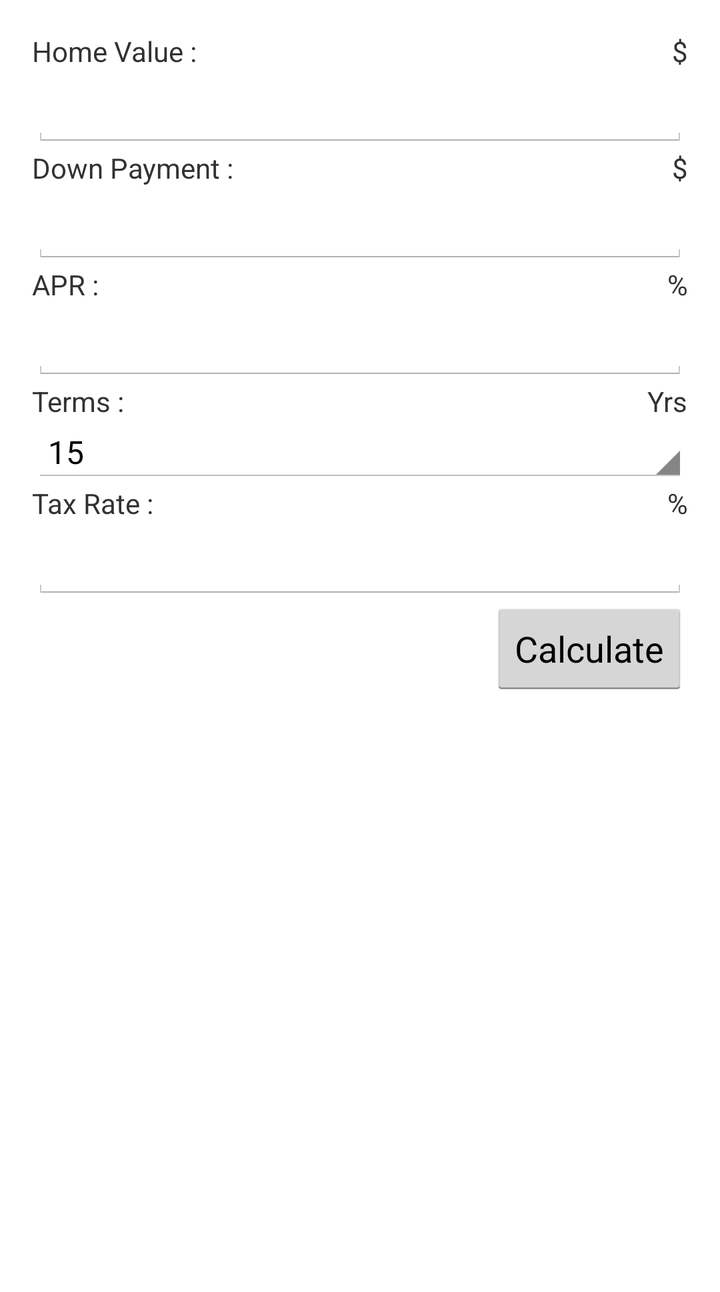
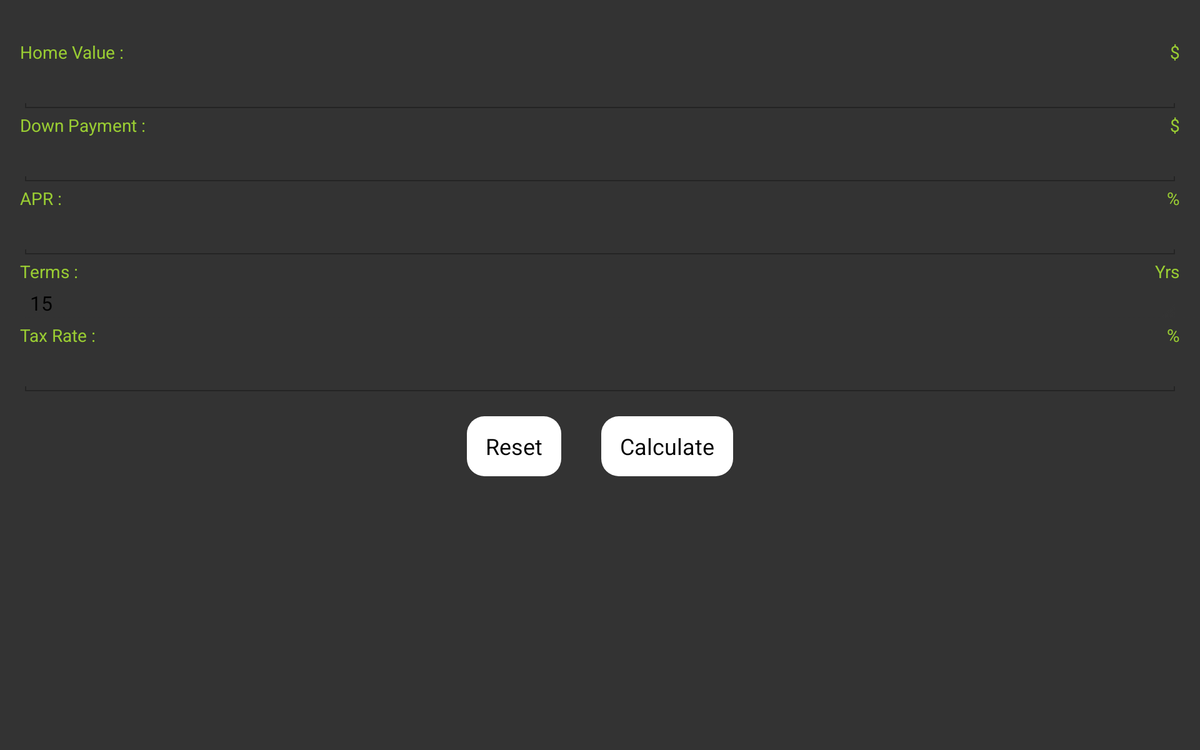

An Android layout and its configuration variant, each rendered on a device that would load it. The default file and the variant file are quoted in full after the pictures.
<!-- AndroidManifest.xml: application theme AppTheme -->
<!-- res/layout/activity_main.xml -->
<ScrollView xmlns:android="http://schemas.android.com/apk/res/android"
    xmlns:tools="http://schemas.android.com/tools"
    android:layout_width="fill_parent"
    android:layout_height="fill_parent">

<RelativeLayout
    android:layout_width="match_parent"
    android:layout_height="match_parent"
    android:paddingLeft="@dimen/activity_horizontal_margin"
    android:paddingRight="@dimen/activity_horizontal_margin"
    android:paddingTop="@dimen/activity_vertical_margin"
    android:paddingBottom="@dimen/activity_vertical_margin"
    tools:context=".MainActivity">

    
    <TextView
        android:id="@+id/home_value"
        android:layout_width="match_parent"
        android:layout_height="wrap_content"
        android:text="@string/home_value"/>

    <TextView
        android:layout_width="wrap_content"
        android:layout_height="wrap_content"
        android:layout_alignParentEnd="true"
        android:layout_alignEnd="@id/home_value"
        android:text="@string/dollar_sign"/>

    <EditText
        android:id="@+id/home_value_field"
        android:layout_width="match_parent"
        android:layout_height="wrap_content"
        android:layout_below="@id/home_value"
        android:inputType="numberDecimal"/>

    
    <TextView
        android:id="@+id/down_payment"
        android:layout_width="match_parent"
        android:layout_height="wrap_content"
        android:text="@string/down_payment"
        android:layout_below="@id/home_value_field"/>

    <TextView
        android:layout_width="wrap_content"
        android:layout_height="wrap_content"
        android:layout_alignParentEnd="true"
        android:layout_alignEnd="@id/down_payment"
        android:layout_below="@id/home_value_field"
        android:text="@string/dollar_sign"/>

    <EditText
        android:id="@+id/down_payment_field"
        android:layout_width="match_parent"
        android:layout_height="wrap_content"
        android:layout_below="@id/down_payment"
        android:inputType="numberDecimal"/>

    
    <TextView
        android:id="@+id/apr"
        android:layout_width="match_parent"
        android:layout_height="wrap_content"
        android:text="@string/apr"
        android:layout_below="@id/down_payment_field"/>

    <TextView
        android:layout_width="wrap_content"
        android:layout_height="wrap_content"
        android:layout_alignParentEnd="true"
        android:layout_alignEnd="@id/apr"
        android:layout_below="@id/down_payment_field"
        android:text="@string/percent_sign"/>

    <EditText
        android:id="@+id/apr_field"
        android:layout_width="match_parent"
        android:layout_height="wrap_content"
        android:layout_below="@id/apr"
        android:inputType="numberDecimal"/>

    
    <TextView
        android:id="@+id/terms"
        android:layout_width="match_parent"
        android:layout_height="wrap_content"
        android:text="@string/terms"
        android:layout_below="@id/apr_field"/>

    <TextView
        android:layout_width="wrap_content"
        android:layout_height="wrap_content"
        android:layout_alignParentEnd="true"
        android:layout_alignEnd="@id/terms"
        android:layout_below="@id/apr_field"
        android:text="@string/year_sign"/>

    <Spinner
        android:id="@+id/terms_spinner"
        android:layout_width="match_parent"
        android:layout_height="wrap_content"
        android:entries="@array/terms_array"
        android:prompt="@string/terms_prompt"
        android:layout_below="@id/terms"/>

    
    <TextView
        android:id="@+id/tax_rate"
        android:layout_width="match_parent"
        android:layout_height="wrap_content"
        android:text="@string/tax_rate"
        android:layout_below="@id/terms_spinner"/>

    <TextView
        android:layout_width="wrap_content"
        android:layout_height="wrap_content"
        android:layout_alignParentEnd="true"
        android:layout_alignEnd="@id/tax_rate"
        android:layout_below="@id/terms_spinner"
        android:text="@string/percent_sign"/>

    <EditText
        android:id="@+id/tax_rate_field"
        android:layout_width="match_parent"
        android:layout_height="wrap_content"
        android:layout_below="@id/tax_rate"
        android:inputType="numberDecimal"/>

    
    <Button
        android:id="@+id/calculate_button"
        android:layout_width="wrap_content"
        android:layout_height="wrap_content"
        android:text="@string/calculate_button"
        android:layout_below="@id/tax_rate_field"
        android:layout_alignParentEnd="true"/>

    

    <LinearLayout
        android:layout_width="match_parent"
        android:layout_height="match_parent"
        android:layout_below="@id/calculate_button">

        <include layout="@layout/result_part"/>

    </LinearLayout>

</RelativeLayout>
</ScrollView>
<!-- res/layout/result_part.xml (included above) -->
<?xml version="1.0" encoding="utf-8"?>
<RelativeLayout xmlns:android="http://schemas.android.com/apk/res/android"
    android:id="@+id/result_part"
    android:layout_width="match_parent"
    android:layout_height="match_parent"
    android:visibility="invisible">

    <TextView
        android:id="@+id/result_part_title"
        style="@style/result_title_style"
        android:layout_width="match_parent"
        android:layout_height="wrap_content"
        android:text="@string/result_part_title"/>

    
    <TextView
        android:id="@+id/total_tax_paid"
        android:layout_width="match_parent"
        android:layout_height="wrap_content"
        android:paddingTop="@dimen/activity_vertical_margin"
        android:text="@string/total_tax_paid"
        android:layout_below="@id/result_part_title"/>

    <TextView
        android:layout_width="wrap_content"
        android:layout_height="wrap_content"
        android:layout_alignParentEnd="true"
        android:layout_alignEnd="@id/total_tax_paid"
        android:paddingTop="@dimen/activity_vertical_margin"
        android:text="@string/dollar_sign"
        android:layout_below="@id/result_part_title"/>

    <EditText
        android:id="@+id/total_tax_paid_result"
        android:layout_width="match_parent"
        android:layout_height="wrap_content"
        android:layout_below="@id/total_tax_paid"/>

    
    <TextView
        android:id="@+id/total_interest_paid"
        android:layout_width="match_parent"
        android:layout_height="wrap_content"
        android:text="@string/total_interest_paid"
        android:layout_below="@id/total_tax_paid_result"/>

    <TextView
        android:layout_width="wrap_content"
        android:layout_height="wrap_content"
        android:layout_alignParentEnd="true"
        android:layout_alignEnd="@id/total_interest_paid"
        android:text="@string/dollar_sign"
        android:layout_below="@id/total_tax_paid_result"/>

    <EditText
        android:id="@+id/total_interest_paid_result"
        android:layout_width="match_parent"
        android:layout_height="wrap_content"
        android:layout_below="@id/total_interest_paid"/>

    
    <TextView
        android:id="@+id/monthly_payment"
        android:layout_width="match_parent"
        android:layout_height="wrap_content"
        android:text="@string/monthly_payment"
        android:layout_below="@id/total_interest_paid_result"/>

    <TextView
        android:layout_width="wrap_content"
        android:layout_height="wrap_content"
        android:layout_alignParentEnd="true"
        android:layout_alignEnd="@id/monthly_payment"
        android:text="@string/dollar_sign"
        android:layout_below="@id/total_interest_paid_result"/>

    <EditText
        android:id="@+id/monthly_payment_result"
        android:layout_width="match_parent"
        android:layout_height="wrap_content"
        android:layout_below="@id/monthly_payment"/>

    
    <TextView
        android:id="@+id/pay_off_date"
        android:layout_width="match_parent"
        android:layout_height="wrap_content"
        android:text="@string/pay_off_date"
        android:layout_below="@id/monthly_payment_result"/>

    <EditText
        android:id="@+id/pay_off_date_result"
        android:layout_width="match_parent"
        android:layout_height="wrap_content"
        android:layout_below="@id/pay_off_date"/>
</RelativeLayout>
<!-- resources referenced by this layout -->
<resources>
  <string-array name="terms_array">
          <item>15</item>
          <item>20</item>
          <item>25</item>
          <item>30</item>
          <item>40</item>
      </string-array>
  <dimen name="activity_horizontal_margin">16dp</dimen>
  <dimen name="activity_vertical_margin">16dp</dimen>
  <string name="apr">APR :</string>
  <string name="calculate_button">Calculate</string>
  <string name="dollar_sign">$</string>
  <string name="down_payment">Down Payment :</string>
  <string name="home_value">Home Value :</string>
  <string name="monthly_payment">Monthly Payment :</string>
  <string name="pay_off_date">Pay off Date :</string>
  <string name="percent_sign">%</string>
  <string name="result_part_title">Payment</string>
  <string name="tax_rate">Tax Rate :</string>
  <string name="terms">Terms :</string>
  <string name="terms_prompt">Choose a Year</string>
  <string name="total_interest_paid">Total Interest Paid :</string>
  <string name="total_tax_paid">Total Tax Paid :</string>
  <string name="year_sign">Yrs</string>
  <style name="result_title_style">
          <item name="android:textSize">24sp</item>
          <item name="android:textColor">@android:color/white</item>
          <item name="android:textStyle">bold</item>
      </style>
  <style name="AppTheme" parent="android:Theme.Holo.Light.DarkActionBar">
          
      </style>
</resources>
<!-- res/layout-large-land/activity_main.xml (the repository's variant of the layout above) -->
<!-- drawn on a 7-inch tablet turned sideways -->
<RelativeLayout xmlns:android="http://schemas.android.com/apk/res/android"
    xmlns:tools="http://schemas.android.com/tools"
    android:layout_width="fill_parent"
    android:layout_height="fill_parent"
    android:paddingLeft="@dimen/activity_horizontal_margin"
    android:paddingRight="@dimen/activity_horizontal_margin"
    android:paddingTop="@dimen/activity_vertical_margin_large"
    android:paddingBottom="@dimen/activity_vertical_margin"
    android:background="@color/background_dark_grey"
    tools:context=".MainActivity">

    
    <TextView
        android:id="@+id/home_value"
        android:layout_width="match_parent"
        android:layout_height="wrap_content"
        android:text="@string/home_value"
        android:textColor="@color/text_light_green"/>

    <TextView
        android:layout_width="wrap_content"
        android:layout_height="wrap_content"
        android:layout_alignParentEnd="true"
        android:layout_alignEnd="@id/home_value"
        android:text="@string/dollar_sign"
        android:textColor="@color/text_light_green"/>

    <EditText
        android:id="@+id/home_value_field"
        android:layout_width="match_parent"
        android:layout_height="wrap_content"
        android:layout_below="@id/home_value"
        android:inputType="numberDecimal"
        android:textColor="@android:color/white"/>

    
    <TextView
        android:id="@+id/down_payment"
        android:layout_width="match_parent"
        android:layout_height="wrap_content"
        android:text="@string/down_payment"
        android:layout_below="@id/home_value_field"
        android:textColor="@color/text_light_green"/>

    <TextView
        android:layout_width="wrap_content"
        android:layout_height="wrap_content"
        android:layout_alignParentEnd="true"
        android:layout_alignEnd="@id/down_payment"
        android:layout_below="@id/home_value_field"
        android:text="@string/dollar_sign"
        android:textColor="@color/text_light_green"/>

    <EditText
        android:id="@+id/down_payment_field"
        android:layout_width="match_parent"
        android:layout_height="wrap_content"
        android:layout_below="@id/down_payment"
        android:inputType="numberDecimal"
        android:textColor="@android:color/white"/>

    
    <TextView
        android:id="@+id/apr"
        android:layout_width="match_parent"
        android:layout_height="wrap_content"
        android:text="@string/apr"
        android:layout_below="@id/down_payment_field"
        android:textColor="@color/text_light_green"/>

    <TextView
        android:layout_width="wrap_content"
        android:layout_height="wrap_content"
        android:layout_alignParentEnd="true"
        android:layout_alignEnd="@id/apr"
        android:layout_below="@id/down_payment_field"
        android:text="@string/percent_sign"
        android:textColor="@color/text_light_green"/>

    <EditText
        android:id="@+id/apr_field"
        android:layout_width="match_parent"
        android:layout_height="wrap_content"
        android:layout_below="@id/apr"
        android:inputType="numberDecimal"
        android:textColor="@android:color/white"/>

    
    <TextView
        android:id="@+id/terms"
        android:layout_width="match_parent"
        android:layout_height="wrap_content"
        android:text="@string/terms"
        android:layout_below="@id/apr_field"
        android:textColor="@color/text_light_green"/>

    <TextView
        android:layout_width="wrap_content"
        android:layout_height="wrap_content"
        android:layout_alignParentEnd="true"
        android:layout_alignEnd="@id/terms"
        android:layout_below="@id/apr_field"
        android:text="@string/year_sign"
        android:textColor="@color/text_light_green"/>

    <Spinner
        android:id="@+id/terms_spinner"
        android:layout_width="match_parent"
        android:layout_height="wrap_content"
        android:entries="@array/terms_array"
        android:prompt="@string/terms_prompt"
        android:layout_below="@id/terms"
        android:textColor="@android:color/white"/>

    
    <TextView
        android:id="@+id/tax_rate"
        android:layout_width="match_parent"
        android:layout_height="wrap_content"
        android:text="@string/tax_rate"
        android:layout_below="@id/terms_spinner"
        android:textColor="@color/text_light_green"/>

    <TextView
        android:layout_width="wrap_content"
        android:layout_height="wrap_content"
        android:layout_alignParentEnd="true"
        android:layout_alignEnd="@id/tax_rate"
        android:layout_below="@id/terms_spinner"
        android:text="@string/percent_sign"
        android:textColor="@color/text_light_green"/>

    <EditText
        android:id="@+id/tax_rate_field"
        android:layout_width="match_parent"
        android:layout_height="wrap_content"
        android:layout_below="@id/tax_rate"
        android:inputType="numberDecimal"
        android:textColor="@android:color/white"/>

    <LinearLayout
        android:layout_width="match_parent"
        android:layout_height="wrap_content"
        android:orientation="horizontal"
        android:gravity="center_horizontal"
        android:id="@+id/buttons"
        android:layout_below="@id/tax_rate_field">

        
        <Button
            android:id="@+id/reset_button"
            android:layout_width="wrap_content"
            android:layout_height="wrap_content"
            android:layout_margin="@dimen/activity_horizontal_margin"
            android:text="@string/reset_button"
            android:background="@drawable/custom_button"/>

        
        <Button
            android:id="@+id/calculate_button"
            android:layout_width="wrap_content"
            android:layout_height="wrap_content"
            android:layout_margin="@dimen/activity_horizontal_margin"
            android:text="@string/calculate_button"
            android:background="@drawable/custom_button"/>

    </LinearLayout>

</RelativeLayout>
<!-- resources referenced by the variant -->
<!-- as a 7-inch tablet turned sideways resolves them -->
<resources>
  <string-array name="terms_array">
          <item>15</item>
          <item>20</item>
          <item>25</item>
          <item>30</item>
          <item>40</item>
      </string-array>
  <color name="background_dark_grey">#333333</color>
  <color name="text_light_green">#99CC33</color>
  <dimen name="activity_horizontal_margin">16dp</dimen>
  <dimen name="activity_vertical_margin">16dp</dimen>
  <dimen name="activity_vertical_margin_large">32dp</dimen>
  <!-- drawable custom_button (drawable) -->
  <?xml version="1.0" encoding="utf-8"?>
  <shape xmlns:android="http://schemas.android.com/apk/res/android"
      android:shape="rectangle">
  
      <gradient
          android:startColor="@android:color/white"
          android:endColor="@android:color/white"
          android:angle="45"/>
  
      <padding
          android:left="15dp"
          android:right="15dp"/>
  
      <corners android:radius="14dp"/>
  </shape>
  <string name="apr">APR :</string>
  <string name="calculate_button">Calculate</string>
  <string name="dollar_sign">$</string>
  <string name="down_payment">Down Payment :</string>
  <string name="home_value">Home Value :</string>
  <string name="percent_sign">%</string>
  <string name="reset_button">Reset</string>
  <string name="tax_rate">Tax Rate :</string>
  <string name="terms">Terms :</string>
  <string name="terms_prompt">Choose a Year</string>
  <string name="year_sign">Yrs</string>
  <style name="AppTheme" parent="android:Theme.Holo.Light.DarkActionBar">
          
      </style>
</resources>
